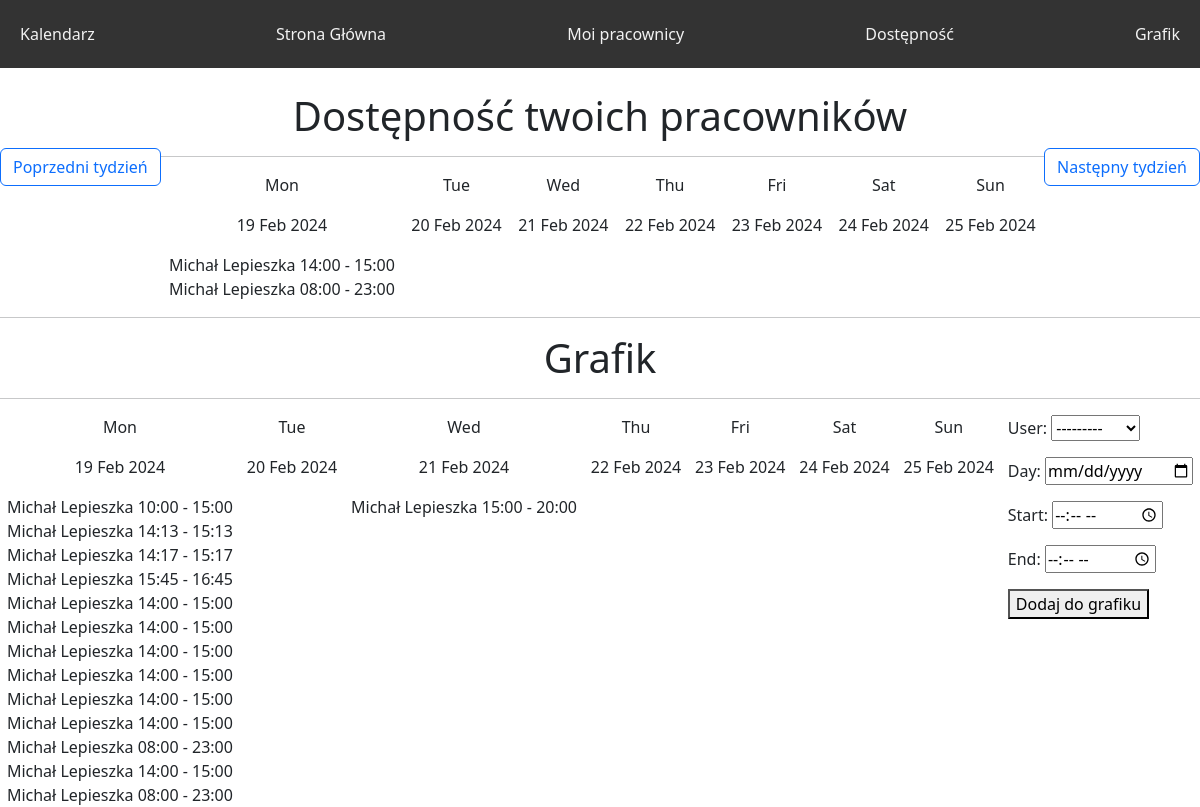
Before: /schedule/timetable/ (signed in) with the older database file.
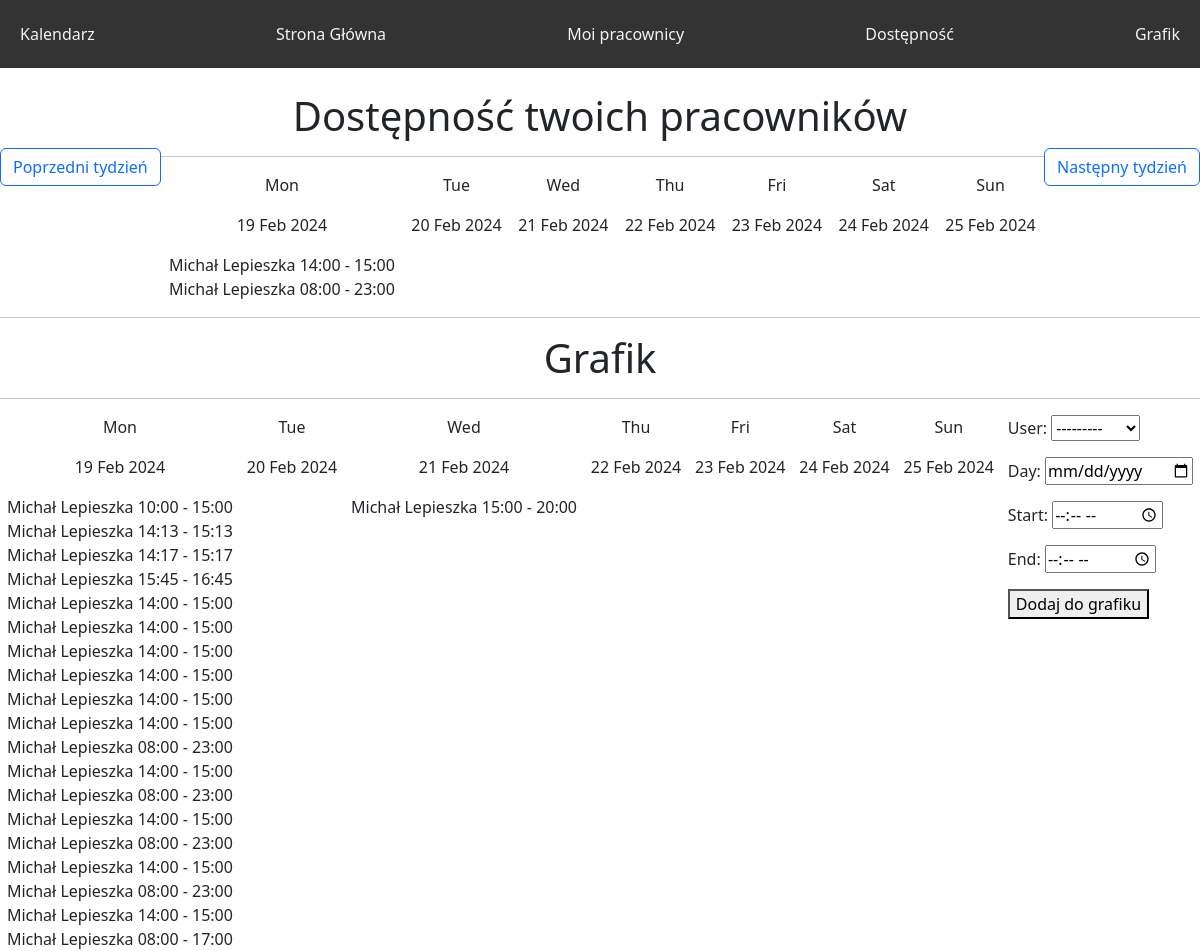
After: the same page with the newer database file.
### base/models.py (models this page shows, shortened)
class Availability(models.Model):
    availability_day = models.DateField()
    availability_start = models.TimeField()
    availability_end = models.TimeField()
    user = models.ForeignKey(User, on_delete=models.CASCADE)
    upload = models.BooleanField(default=False, blank=True, null=True)

class Timetable(models.Model):
    day = models.DateField()
    start = models.TimeField()
    end = models.TimeField()
    user = models.ForeignKey(User, on_delete=models.CASCADE)

### schedule/views.py (the view, shortened to what this page needs)
# urls.py: path('timetable/', TimetableView.as_view(), name='timetable'),
class TimetableView(LoginRequiredMixin, ListView):
    template_name = 'schedule/timetable.html'
    model = Availability
    context_object_name = 'availabilities'
    form_class = TimetableForm
    @method_decorator(check_user_able_to_see_page)
    def dispatch(self, *args, **kwargs):
        return super().dispatch(*args, **kwargs)
    def get_queryset(self):
        return Availability.objects.filter(upload=True)
    def get_context_data(self, *args, **kwargs):
        context = super().get_context_data(**kwargs)
        week_offset = int(self.request.GET.get('week_offset', 0))
        today = datetime.now() + timedelta(weeks=week_offset)
        week_dates = get_week_dates(today)
        context['week_dates'] = {date: [] for date in week_dates}
        context['prev_week_url'] = prev_week(today, week_offset)
        context['next_week_url'] = next_week(today, week_offset)
        week_dates_timetable = get_week_dates(today)
        context['week_dates_timetable'] = {date: [] for date in week_dates_timetable}
        availabilities = self.get_queryset()
        timetables = Timetable.objects.all()
        context['timetables'] = timetables
        for availability in availabilities:
            if availability.availability_day in context['week_dates']:
                context['week_dates'][availability.availability_day].append(availability)
        for timetable in timetables:
            if timetable.day in context['week_dates_timetable']:
                context['week_dates_timetable'][timetable.day].append(timetable)
        if 'form' not in context:
            context['form'] = self.form_class()
        return context

### base/forms.py
class TimetableForm(forms.ModelForm):
    class Meta:
        model = Timetable
        widgets = {
            'day': forms.DateInput(attrs={'type': 'date'}),
            'start': forms.TimeInput(attrs={'type': 'time'}, format='%H:%M'),
            'end': forms.TimeInput(attrs={'type': 'time'}, format='%H:%M'),
        }
        fields = ['user', 'day', 'start', 'end']

### schedule/utils.py (called while the page is built)
def get_week_dates(date):
    start_of_week = date.date() - timedelta(days=date.weekday())
    week_dates = [start_of_week + timedelta(days=i) for i in range(7)]
    return week_dates

### schedule/views.py (called while the page is built)
def prev_week(d, week_offset):
    return 'week_offset=' + str(week_offset - 1)

def next_week(d, week_offset):
    return 'week_offset=' + str(week_offset + 1)

### schedule/templates/schedule/timetable.html (shortened to what this page needs)
{% extends 'schedule/base.html' %}
{% block content %}
<center><h1>Dostępność twoich pracowników</h1></center>
<div>
    <a class="btn btn-outline-primary left" href="?{{ prev_week_url }}">Poprzedni tydzień</a>
    <a class="btn btn-outline-primary right" href="?{{ next_week_url }}">Następny tydzień</a>
</div>
<hr>
<div class="week-calendar" style="display: flex; justify-content: space-around;">
    {% for date, availabilities in week_dates.items %}
    <div>
        <p>{{ date|date:"D" }}</p>
        <p>{{ date|date:"d M Y" }}</p>
        {% for availability in availabilities %}
            <li>{{ availability.user.first_name }} {{ availability.user.last_name }} {{ availability.availability_start|date:"H:i" }} - {{ availability.availability_end|date:"H:i" }}</li>
        {% endfor %}
    </div>
    {% endfor %}
</div>
<hr>
<center><h1>Grafik</h1></center>
<hr>
<div class="week-calendar" style="display: flex; justify-content: space-around;">
    {% for date, timetables in week_dates_timetable.items %}
    <div>
        <p>{{ date|date:"D" }}</p>
        <p>{{ date|date:"d M Y" }}</p>
        {% for timetable in timetables %}
            <li>{{ timetable.user.first_name }} {{ timetable.user.last_name }} {{ timetable.start|date:"H:i" }} - {{ timetable.end|date:"H:i" }}</li>
        {% endfor %}
        </div>
    {% endfor %}
<form method="post">
    {{ form.as_p }}
    <button type="submit">Dodaj do grafiku</button>
</form>
{% endblock %}

### schedule/templates/schedule/base.html (shortened to what this page needs)
{% load static %}
<!doctype html>
<html lang="en">
<head>
  <link rel="stylesheet" type="text/css" href="{% static 'schedule/style.css' %}">
  <link href="https://cdn.jsdelivr.net/npm/bootstrap@5.3.2/dist/css/bootstrap.min.css" rel="stylesheet">
</head>
<body>
  <div class="navbar">
    <a href="{% url 'schedule:month_calendar' %}">Kalendarz</a>
    <a href="{% url 'schedule:main_page' %}">Strona Główna</a>
    <a href="{% url 'schedule:workers_view' %}">Moi pracownicy</a>
    <a href="{% url 'schedule:avaibility' %}">Dostępność</a>
    <a href="{% url 'schedule:timetable' %}">Grafik</a>
  </div>
  {% block content %}
  {% endblock %}
</body>
</html>

### schedule/static/schedule/style.css (style rules this page uses)
.left { float: left; }
.right { float: right; }
.navbar { overflow: hidden; background-color: #333; position: fixed; top: 0; width: 100%; }
.navbar a { float: left; display: block; color: #f2f2f2; text-align: center; padding: 14px 20px; text-decoration: none; }
.week-calendar { display: flex; justify-content: space-around; list-style: none; padding: 0; }
.week-calendar div { text-align: center; }

Changed rows visible on the page:
added Timetable: user.first_name "Michał", user.last_name "Lepieszka", start "14:00", end "15:00", shown under "Mon"
added Timetable: user.first_name "Michał", user.last_name "Lepieszka", start "08:00", end "23:00", shown under "Mon"
added Timetable: user.first_name "Michał", user.last_name "Lepieszka", start "14:00", end "15:00", shown under "Mon"
added Timetable: user.first_name "Michał", user.last_name "Lepieszka", start "08:00", end "23:00", shown under "Mon"
added Timetable: user.first_name "Michał", user.last_name "Lepieszka", start "14:00", end "15:00", shown under "Mon"
added Timetable: user.first_name "Michał", user.last_name "Lepieszka", start "08:00", end "17:00", shown under "Mon"
